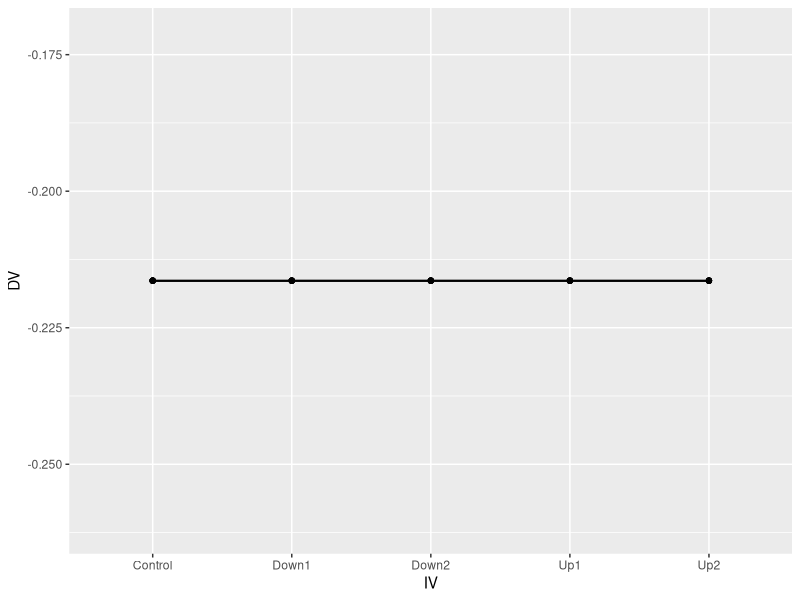

The R script that drew this image:
## ---- chunk 1
knitr::opts_chunk$set(echo = TRUE)
## ---- chunk 2
#load libraries
library(tibble)
library(ggplot2)
library(patchwork)
library(tidyverse)
library(ggplot2)



sim_data <- tibble(
  subjects = rep(1:6,each=5),
  IV = rep(c("Down1","Down2", "Control","Up1","Up2"),6),
  DV = rnorm(1,0,1)
)

ggplot(sim_data, aes(x=IV, y=DV, group=subjects))+
  geom_point()+
  geom_line()

rnorm(1,0,1)



## ---- chunk 3

N <- 60

A_pvalue <- c()
B_pvalue <- c()
AB_pvalue <- c()
for(i in 1:1000){
  IVA <- rep(rep(c("1","2"), each=2),N)
  IVB <- rep(rep(c("1","2"), 2),N)
  DV <- c(replicate(N,c(rnorm(1,0,1), # means A1B1
                        rnorm(1,0,1), # means A1B2
                        rnorm(1,.5,1), # means A2B1
                        rnorm(1,.25,1)  # means A2B2
          )))
  sim_df <- data.frame(IVA,IVB,DV)
  
  aov_results <- summary(aov(DV~IVA*IVB, sim_df))
  A_pvalue[i]<-aov_results[[1]]$`Pr(>F)`[1]
  B_pvalue[i]<-aov_results[[1]]$`Pr(>F)`[2]
  AB_pvalue[i]<-aov_results[[1]]$`Pr(>F)`[3]
}

length(A_pvalue[A_pvalue<0.05])/1000
length(B_pvalue[B_pvalue<0.05])/1000
length(AB_pvalue[AB_pvalue<0.05])/1000


## ---- chunk 4

N <- 525

A_pvalue <- c()
B_pvalue <- c()
AB_pvalue <- c()
for(i in 1:1000){
  IVA <- rep(rep(c("1","2"), each=2),N)
  IVB <- rep(rep(c("1","2"), 2),N)
  DV <- c(replicate(N,c(rnorm(1,0,1), # means A1B1
                        rnorm(1,0,1), # means A1B2
                        rnorm(1,.5,1), # means A2B1
                        rnorm(1,.25,1)  # means A2B2
          )))
  sim_df <- data.frame(IVA,IVB,DV)
  
  aov_results <- summary(aov(DV~IVA*IVB, sim_df))
  A_pvalue[i]<-aov_results[[1]]$`Pr(>F)`[1]
  B_pvalue[i]<-aov_results[[1]]$`Pr(>F)`[2]
  AB_pvalue[i]<-aov_results[[1]]$`Pr(>F)`[3]
}

length(A_pvalue[A_pvalue<0.05])/1000
length(B_pvalue[B_pvalue<0.05])/1000
length(AB_pvalue[AB_pvalue<0.05])/1000

